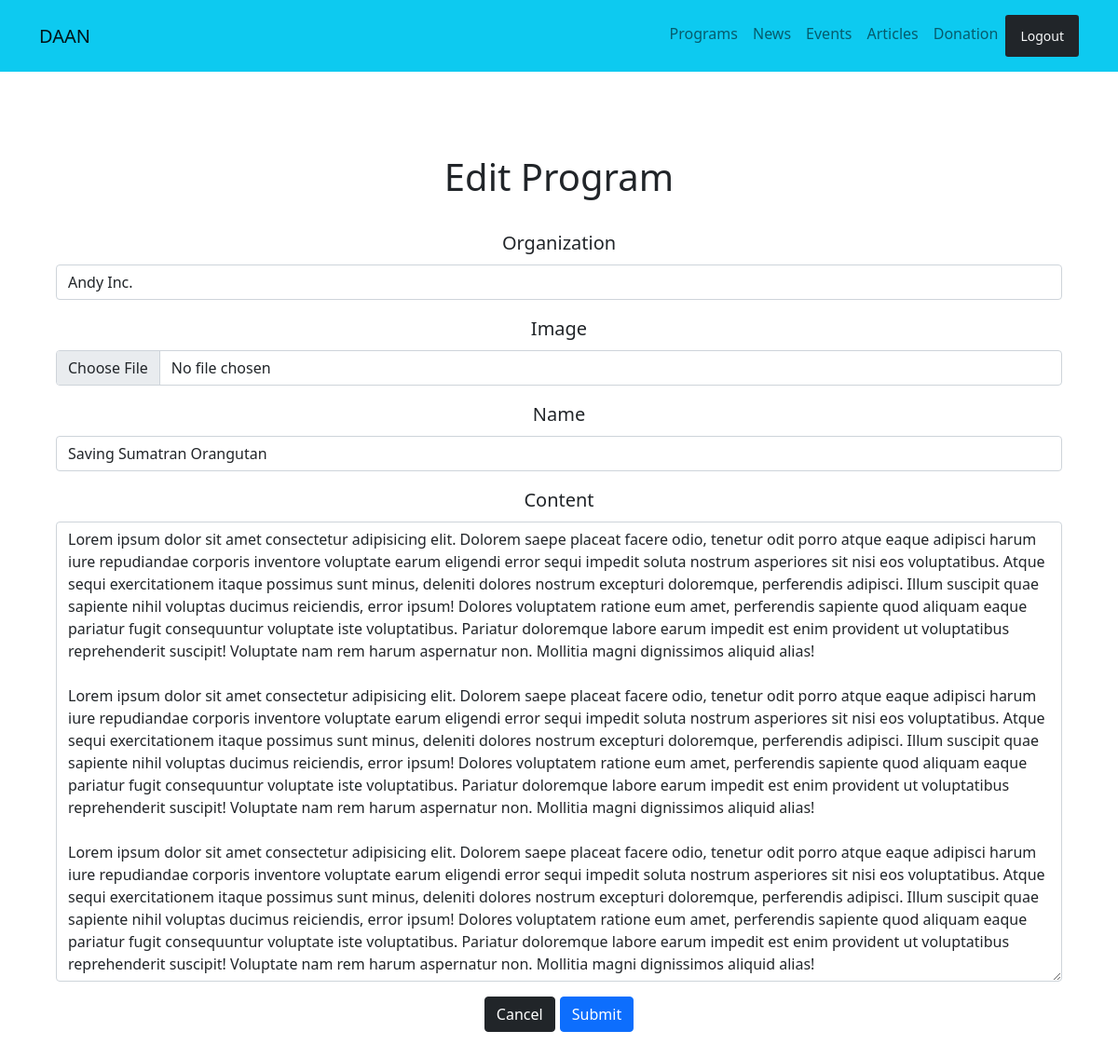
The app's page /admin/edit_program.php?prog_id=24 with its own data.
### tables this page shows
CREATE TABLE `program` (
  `program_id` int(11) NOT NULL,
  `organization_id` int(11) DEFAULT NULL,
  `image` varchar(255) NOT NULL,
  `name` varchar(255) NOT NULL,
  `content` text NOT NULL,
  `date` timestamp NOT NULL DEFAULT current_timestamp(),
  `active` tinyint(4) NOT NULL DEFAULT 0
);

### database/db.php (called while the page is built, shortened)
<?php
require('connect.php');
function executeQuery($sql, $data) {
  global $conn;
  $stmt = $conn->prepare($sql);
  $values = array_values($data);
  $types = str_repeat('s', count($values));
  $stmt->bind_param($types, ...$values);
  $stmt->execute();
  return $stmt;
}
function selectAll($table, $conditions = []) {
  global $conn;
  $sql = "SELECT *FROM $table";
  if (empty($conditions)) {
    $stmt = $conn->prepare($sql);
    $stmt->execute();
    $records = $stmt->get_result()->fetch_all(MYSQLI_ASSOC);
    return $records;
  }
}
function selectOne($table, $conditions = []) {
  global $conn;
  $sql = "SELECT *FROM $table";
  if (empty($conditions)) {
    $stmt = $conn->prepare($sql);
    $stmt->execute();
    $records = $stmt->get_result()->fetch_all(MYSQLI_ASSOC);
    return $records;
  } else {
    $i = 0;
    foreach ($conditions as $key => $value) {
      if ($i == 0) {
        $sql = $sql . " WHERE $key=?";
      } else {
        $sql = $sql . " AND $key=?";
      }
      $i++;
    }
    $sql = $sql . " LIMIT 1";
    $stmt = executeQuery($sql, $conditions);
    $records = $stmt->get_result()->fetch_assoc();
    return $records;
  }
}

### controller/program_handler.php (called while the page is built, shortened)
<?php
$organizations = selectAll('organization');
if (isset($_GET['prog_id'])) {
  $id = $_GET['prog_id'];
  $program = selectOne('program', ['program_id' => $id]);
  $org_id = $program['organization_id'];
  $name = $program['name'];
  $image = $program['image'];
  $content = $program['content'];
}

### controller/program.php (called while the page is built, shortened)
<?php
include(ROOT_PATH . '/database/db.php');
include(ROOT_PATH . '/controller/program_handler.php');

### admin/edit_program.php (the view, shortened to what this page needs)
<?php include(ROOT_PATH . '/controller/program.php'); ?>
<!DOCTYPE html>
<html lang="en">
<head>
    <link href="https://cdn.jsdelivr.net/npm/bootstrap@5.0.2/dist/css/bootstrap.min.css" rel="stylesheet"
>
    <link rel="stylesheet" href="../assets/css/style.css">
</head>
<body>
  <?php include("../include/navbar_admin.php"); ?>
  <section class="p-5">
    <div class="container">
      <div class="row text-center g-4 my-4" id="programs">
        <h1>Edit Program</h1>
        <div class="container lead">
          <form action="edit_program.php" method="post" enctype="multipart/form-data">
            <div class="mb-3">
              <label for="org_name" class="form-label">Organization</label>
              <select class="form-control" id="org_name" name="organization_id">
                <?php foreach ($organizations as $key => $organization): ?>
                  <?php if(!empty($org_id) && $org_id == $organization['organization_id']): ?>
                      <option selected value="<?php echo $organization['organization_id']; ?>"><?php echo $organization['organization_name']; ?></option>
                    <?php else: ?>
                      <option value="<?php echo $organization['organization_id']; ?>"><?php echo $organization['organization_name']; ?></option>
                  <?php endif; ?>
                <?php endforeach; ?>
              </select>
            </div>
            <div class="mb-3">
              <label for="prog_image" class="form-label">Image</label>
              <input type="file" class="form-control" id="prog_image" name="image" value="<?php echo $image; ?>">
            </div>
            <div class="mb-3">
              <label for="prog_name" class="form-label">Name</label>
              <input type="text" class="form-control" id="prog_name" name="name" value="<?php echo $name; ?>">
            </div>
            <div class="mb-3">
              <label for="prog_con" class="form-label">Content</label>
              <textarea rows="20" cols="50" class="form-control" id="prog_con" name="content"><?php echo $content; ?></textarea>
            </div>
            <a href="index.php" role="button" class="btn btn-dark">Cancel</a>
            <button type="submit" class="btn btn-primary" name="edit_btn">Submit</button>
          </form>
        </div>
      </div>
    </div>
  </section>
</body>
</html>

### assets/css/style.css (style rules this page uses)
body::before { display: block; content: ''; height: 70px; }

### records on screen
program: name "Saving Sumatran Orangutan", content "Lorem ipsum dolor sit amet consectetur adipisicing elit. Dolorem saepe placeat facere odio, tenetur odit porro atque eaque adipisci harum iure repudiandae corporis inventore voluptate earum eligendi error sequi impedit soluta nostrum asperiores sit nisi eos voluptatibus. Atque sequi exercitationem itaque possimus sunt minus, deleniti dolores nostrum excepturi doloremque, perferendis adipisci. Illum suscipit quae sapiente nihil voluptas ducimus reiciendis, error ipsum! Dolores voluptatem ratione eum amet, perferendis sapiente quod aliquam eaque pariatur fugit consequuntur voluptate iste voluptatibus. Pariatur doloremque labore earum impedit est enim provident ut voluptatibus reprehenderit…"

### other values on screen
form field organization_id "Andy Inc."
